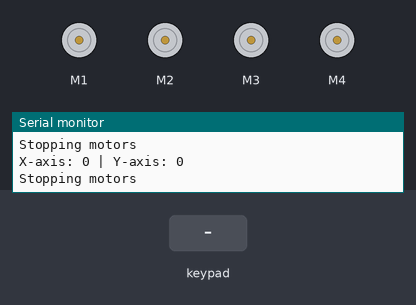
Bench run of a sketch on a simulated Arduino Uno, built with avr-gcc and run on an emulated ATmega328P. On the bench: 4 × DC motor (green arrow = forward, orange = backward, longer = faster), the last lines printed to the serial monitor. The inputs (shaded band) are chosen by the test bench.

Above: at 1.2 s.
1.3 s: key 'U' pressed
At 1.55 s:
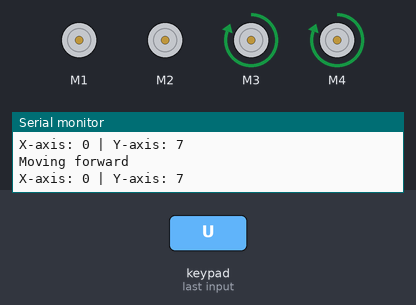
3.2 s: key 'D' pressed
At 3.46 s:
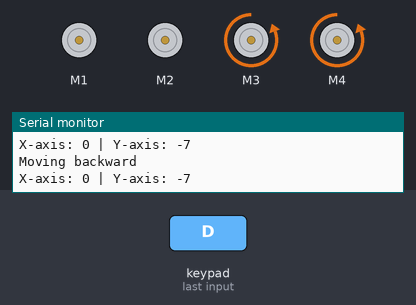
5.1 s: key 'L' pressed
At 5.39 s:
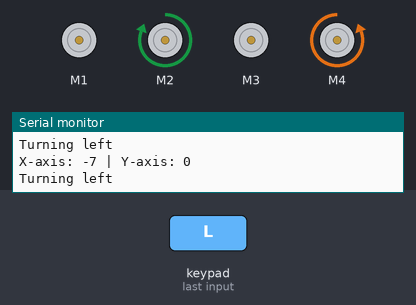
7.1 s: key 'R' pressed
At 7.36 s:
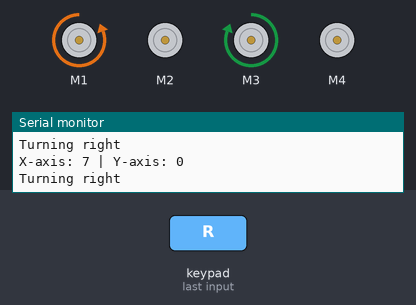
Timing chart, 0 to 10.0 s (numbered marks = the images above; inputs shaded):
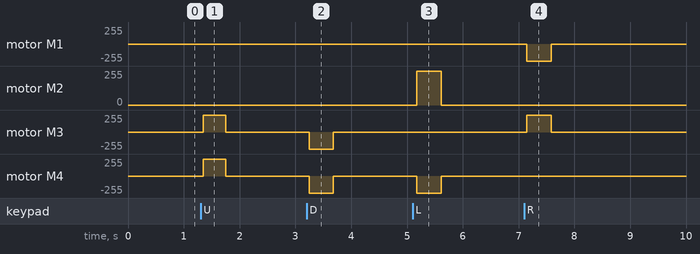

Measured:
- after the input at 1.3 s, motor M3, motor M4: stopped → forward 255/255 after 0.05 s, → stopped 0.41 s later
- after the input at 3.2 s, motor M3, motor M4: stopped → backward 255/255 after 0.05 s, → stopped 0.43 s later
- after the input at 5.1 s, motor M2: stopped → forward 255/255 after 0.07 s, → stopped 0.44 s later; motor M4: stopped → backward 255/255 after 0.07 s, → stopped 0.44 s later
- after the input at 7.1 s, motor M1: stopped → backward 255/255 after 0.05 s, → stopped 0.44 s later; motor M3: stopped → forward 255/255 after 0.05 s, → stopped 0.44 s later

The sketch:

dabble3.ino
```cpp
#include <AFMotor.h>
#define CUSTOM_SETTINGS
#define INCLUDE_GAMEPAD_MODULE
#include <Dabble.h>


//RXD 9 TXD 10= 4,3
// Define the motors using the Adafruit Motor Shield library
AF_DCMotor motor1(1);  // Motor 1
AF_DCMotor motor2(2);  // Motor 2
AF_DCMotor motor3(3);  // Motor 3
AF_DCMotor motor4(4);  // Motor 4

void setup() {
  Serial.begin(9600);  // Start the serial monitor to see the test progress

  // Test all motors at the beginning to ensure they are all initialized correctly
  motor1.setSpeed(255);
  motor2.setSpeed(255);
  motor3.setSpeed(255);
  motor4.setSpeed(255);

  Dabble.begin(9600, 9, 10);
}

void loop() {
  Dabble.processInput();

  int x = GamePad.getXaxisData();
  int y = GamePad.getYaxisData();

  Serial.print("X-axis: ");
  Serial.print(x);
  Serial.print(" | Y-axis: ");
  Serial.println(y);

  // Adjust threshold values to ensure detection
  if (y > 5) {
    Serial.println("Moving forward");
    forward();
  } else if (y < -5) {
    Serial.println("Moving backward");
    backward();
  } else if (x < -5) {
    Serial.println("Turning left");
    turnleft();
  } else if (x > 5) {
    Serial.println("Turning right");
    turnright();
  } else {
    Serial.println("Stopping motors");
    stopMotors();
  }
}

void turnright() {
  motor3.run(FORWARD);
  motor1.run(BACKWARD);
}

void turnleft() {
  motor4.run(BACKWARD);
  motor2.run(FORWARD);
}

void forward() {
  motor3.run(FORWARD);
  motor4.run(FORWARD);
}

void backward() {
  motor3.run(BACKWARD);
  motor4.run(BACKWARD);
}

void stopMotors() {
  motor1.run(RELEASE);
  motor2.run(RELEASE);
  motor3.run(RELEASE);
  motor4.run(RELEASE);
}
```
